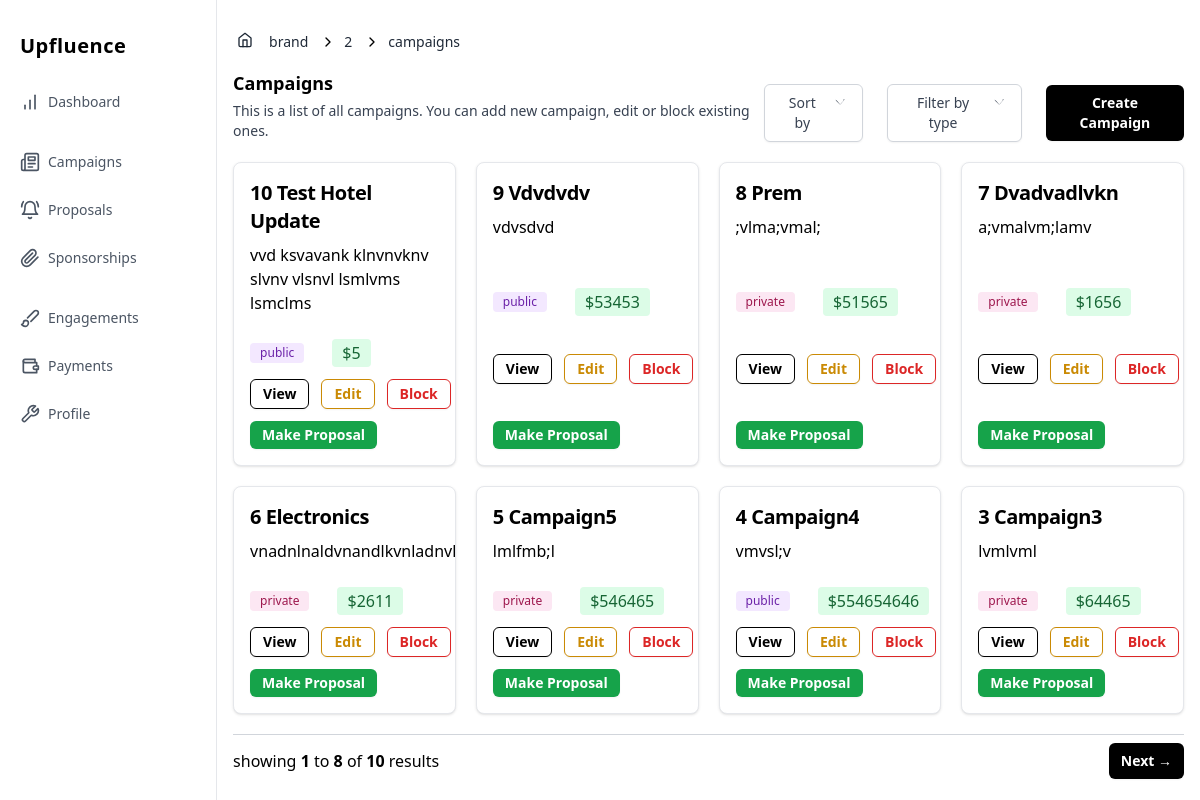
The app's page /brand/2/campaigns with its own data.
### upfluence/models.py (models this page shows, shortened)
class Campaign(db.Model):
    __tablename__ = 'campaigns'
    id = db.Column(db.Integer, primary_key=True)
    brand_id = db.Column(db.Integer, db.ForeignKey(
        'brands.id'), nullable=False)
    name = db.Column(db.String(50), unique=True, nullable=False)
    description = db.Column(db.Text, nullable=False)
    is_public = db.Column(db.Boolean, default=False)
    start_date = db.Column(db.DateTime, nullable=False, default=datetime.now)
    end_date = db.Column(db.DateTime, nullable=False)
    allocated_budget = db.Column(db.Integer, default=0, nullable=False)
    is_approved = db.Column(db.Boolean, default=False)
    is_blocked = db.Column(db.Boolean, default=False)
    created_at = db.Column(db.DateTime, default=datetime.now)
    updated_at = db.Column(
        db.DateTime, default=datetime.now, onupdate=datetime.now)
    brand = db.relationship('Brand', back_populates='campaigns', lazy=True)
    proposals = db.relationship(
        'Proposal', back_populates='campaign', lazy='dynamic')
    sponsorships = db.relationship(
        'Sponsorship', back_populates='campaign', lazy='dynamic')
    engagements = db.relationship(
        'Engagement', back_populates='campaign', lazy='dynamic')

### upfluence/brand/brand.py (the view)
@brand.route('<int:brand_id>/campaigns', methods=['GET'])
@csrf.exempt
def campaigns(brand_id):
    campaign_type = clean_arg(request.args.get('filter'))
    sort_type = clean_arg(request.args.get('sort'))
    page = request.args.get('page', default=1, type=int)
    per_page = 8
    form = CampaignForm()
    session['form'] = form.csrf_token
    brand = Brand.query.filter_by(id=brand_id).first()
    total_budget = brand.total_budget
    campaigns = None
    if campaign_type:
        if campaign_type in 'public':
            if sort_type:
                if sort_type in 'low-high':
                    campaigns = Campaign.query.filter_by(brand_id=brand_id, is_public=True).order_by(
                        Campaign.allocated_budget).paginate(page=page, per_page=per_page)
                elif sort_type in 'high-low':
                    campaigns = Campaign.query.filter_by(brand_id=brand_id, is_public=True).order_by(
                        Campaign.allocated_budget.desc()).paginate(page=page, per_page=per_page)
                elif sort_type in 'first-created':
                    campaigns = Campaign.query.filter_by(brand_id=brand_id, is_public=True).order_by(
                        Campaign.id).paginate(page=page, per_page=per_page)
            else:
                campaigns = Campaign.query.filter_by(brand_id=brand_id, is_public=True).order_by(
                    Campaign.id.desc()).paginate(page=page, per_page=per_page)
        elif campaign_type in 'private':
            if sort_type:
                if sort_type in 'low-high':
                    campaigns = Campaign.query.filter_by(brand_id=brand_id, is_public=False).order_by(
                        Campaign.allocated_budget).paginate(page=page, per_page=per_page)
                elif sort_type in 'high-low':
                    campaigns = Campaign.query.filter_by(brand_id=brand_id, is_public=False).order_by(
                        Campaign.allocated_budget.desc()).paginate(page=page, per_page=per_page)
                elif sort_type in 'first-created':
                    campaigns = Campaign.query.filter_by(brand_id=brand_id, is_public=False).order_by(
                        Campaign.id).paginate(page=page, per_page=per_page)
            else:
                campaigns = Campaign.query.filter_by(brand_id=brand_id, is_public=False).order_by(
                    Campaign.id.desc()).paginate(page=page, per_page=per_page)
    else:
        if sort_type:
            if sort_type in 'high-low':
                campaigns = Campaign.query.filter_by(brand_id=brand_id).order_by(
                    Campaign.allocated_budget.desc()).paginate(page=page, per_page=per_page)
            elif sort_type in 'low-high':
                campaigns = Campaign.query.filter_by(brand_id=brand_id).order_by(
                    Campaign.allocated_budget).paginate(page=page, per_page=per_page)
            elif sort_type in 'first-created':
                campaigns = Campaign.query.filter_by(brand_id=brand_id).order_by(
                    Campaign.id).paginate(page=page, per_page=per_page)
        else:
            campaigns = Campaign.query.filter_by(brand_id=brand_id).order_by(
                Campaign.id.desc()).paginate(page=page, per_page=per_page)
    if (page > campaigns.pages):
        abort(404)
    return render_template('brand/brand_campaigns.html', brand_id=brand_id, form=form, campaigns=campaigns, total_budget=total_budget, filter=campaign_type, sort=sort_type)

### upfluence/helpers.py (called while the page is built)
def clean_arg(arg):
    if arg:
        return arg.strip().lower()
    else:
        return None

### upfluence/templates/brand/brand_campaigns.html (shortened to what this page needs)
{% extends "brand/brand_layout.html" %}
{% block section %}
<nav class="flex px-4 mx-auto w-full max-w-7xl" aria-label="Breadcrumb">
  <ol class="inline-flex items-center space-x-1 md:space-x-3">
    <li class="inline-flex items-center">
      <a
        href="{{ url_for('brand.dashboard', brand_id=brand_id)}}"
        class="ml-1 inline-flex text-sm font-medium text-gray-800 hover:underline"
      >
        <svg
          xmlns="http://www.w3.org/2000/svg"
          width="24"
          height="24"
          viewBox="0 0 24 24"
          fill="none"
          stroke="currentColor"
          stroke-width="2"
          stroke-linecap="round"
          stroke-linejoin="round"
          class="mr-4 h-4 w-4"
        >
          <path d="m3 9 9-7 9 7v11a2 2 0 0 1-2 2H5a2 2 0 0 1-2-2z"></path>
          <polyline points="9 22 9 12 15 12 15 22"></polyline>
        </svg>
        brand
      </a>
    </li>
    {% for crumb in url_for('brand.campaigns', brand_id=brand_id).split('/')[2:]  %}
        <li>
      <div class="flex items-center">
        <svg
          xmlns="http://www.w3.org/2000/svg"
          width="24"
          height="24"
          viewBox="0 0 24 24"
          fill="none"
          stroke="currentColor"
          stroke-width="2"
          stroke-linecap="round"
          stroke-linejoin="round"
          class="h-4 w-4"
        >
          <polyline points="9 18 15 12 9 6"></polyline>
        </svg>
        <a
          href="#"
          class="ml-1 text-sm font-medium text-gray-800 hover:underline md:ml-2"
        >
          {{ crumb }}
        </a>
      </div>
    </li>
    {% endfor %}
  </ol>
</nav>
<section class="mx-auto w-full max-w-7xl px-4 py-4 ">
  <div class="flex flex-col space-y-4 md:flex-row md:items-center md:justify-between">
    <div>
      <h2 class="text-lg font-semibold">Campaigns</h2>
      <p class="mt-1 text-sm text-gray-700">
        This is a list of all campaigns. You can add new campaign, edit or
        block existing ones.
      </p>
    </div>
    <div class="flex items-center gap-6">
     <div class="relative inline-block text-left">
        <div>
            <button id="dropdownSortButton" type="button" class="inline-flex justify-center w-full rounded-md border border-gray-300 shadow-sm px-4 py-2 bg-white text-sm font-medium text-gray-700 hover:bg-gray-50 focus:outline-none focus:ring-2 focus:ring-offset-2 focus:ring-indigo-500" aria-expanded="true" aria-haspopup="true">
                Sort by
                <svg class="-mr-1 ml-2 h-5 w-5" xmlns="http://www.w3.org/2000/svg" viewBox="0 0 20 20" fill="currentColor" aria-hidden="true">
                    <path fill-rule="evenodd" d="M5.23 7.21a.75.75 0 011.06.02L10 11.69l3.71-4.46a.75.75 0 011.08-1.04l-4.25 5.12a.75.75 0 01-1.08 0L5.23 7.21a.75.75 0 01-.02-1.06z" clip-rule="evenodd" />
                </svg>
            </button>
        </div>
    </div>
     <div class="relative inline-block text-left">
        <div>
            <button id="dropdownFilterButton" type="button" class="inline-flex justify-center w-full rounded-md border border-gray-300 shadow-sm px-4 py-2 bg-white text-sm font-medium text-gray-700 hover:bg-gray-50 focus:outline-none focus:ring-2 focus:ring-offset-2 focus:ring-indigo-500" aria-expanded="true" aria-haspopup="true">
                Filter by type
                <svg class="-mr-1 ml-2 h-5 w-5" xmlns="http://www.w3.org/2000/svg" viewBox="0 0 20 20" fill="currentColor" aria-hidden="true">
                    <path fill-rule="evenodd" d="M5.23 7.21a.75.75 0 011.06.02L10 11.69l3.71-4.46a.75.75 0 011.08-1.04l-4.25 5.12a.75.75 0 01-1.08 0L5.23 7.21a.75.75 0 01-.02-1.06z" clip-rule="evenodd" />
                </svg>
            </button>
        </div>
    </div>
    <button
      type="button"
      id="add-campaign-btn"
      class="rounded-md bg-black px-3 py-2 text-sm font-semibold text-white shadow-sm hover:bg-black/80 focus-visible:outline focus-visible:outline-2 focus-visible:outline-offset-2 focus-visible:outline-black"
    >
      Create Campaign
    </button>
    </div>
  </div>
<section class="grid grid-cols-4 mt-5 gap-5">
      {% for campaign in campaigns.items %}
        <div class="w-full p-4 bg-white border border-gray-200 rounded-lg shadow hover:bg-gray-100 flex flex-col items-start justify-between gap-3 overflow-hidden text-ellipsis">
            <div class="mb-3 overflow-hidden">
              <h5 class="mb-2 text-xl font-semibold tracking-tight ">{{ campaign.id }} {{ campaign.name }}</h5>
              <p class="flex w-full text-wrap font-normal h-auto text-medium text-ellipsis">{{ campaign.description }}</p>
            </div>
            <div class="flex gap-5 items-center">
              {% if campaign.is_public %}
                <span class="max-w-content bg-purple-100 text-purple-800 text-xs font-medium me-2 px-2.5 py-0.5 rounded">public</span>
                {% else %}
                <span class="bg-pink-100 text-pink-800 text-xs font-medium me-2 px-2.5 py-0.5 rounded ">private</span>
            {% endif %}
            <span class="bg-green-100 text-green-800 text-normal font-medium me-2 px-2.5 py-0.5 rounded ">${{ campaign.allocated_budget }}</span>
            </div>
            <div class="flex space-y-2 md:flex-row md:space-x-3 md:space-y-0">
                <button
                    type="button"
                    class="rounded-md border border-black px-3 py-1 text-sm font-semibold text-black shadow-sm focus-visible:outline focus-visible:outline-2 focus-visible:outline-offset-2 focus-visible:outline-black"
                >
                            <a href="{{ url_for('brand.campaign_detail', brand_id=brand_id, campaign_id=campaign.id) }}">View</a>
                </button>
                <button
                    type="button"
                    class="rounded-md border border-yellow-600 px-3 py-1 text-sm font-semibold text-yellow-600 shadow-sm focus-visible:outline focus-visible:outline-2 focus-visible:outline-offset-2 focus-visible:outline-yellow-600"
                >
                                <a href="#">Edit</a>
                </button>
                <button
                    type="button"
                    class="rounded-md border border-red-600 px-3 py-1 text-sm font-semibold text-red-600 shadow-sm focus-visible:outline focus-visible:outline-2 focus-visible:outline-offset-2 focus-visible:outline-red-600"
                >
                                    <a href="#">Block</a>
                </button>
            </div>
            <button
                type="button"
                class="rounded-md bg-green-600 px-3 py-1 text-sm font-semibold text-white shadow-sm hover:bg-green-600/80 focus-visible:outline focus-visible:outline-2 focus-visible:outline-offset-2 focus-visible:outline-green-600"
            >
            <a href="{{ url_for('brand.search_influencer', brand_id=brand_id, campaign_id=campaign.id) }}">
                Make Proposal
            </a>
            </button>
        </div>
      {% endfor %}
</section>
{% if campaigns.total > campaigns.per_page %}
<div class="w-full border-t border-gray-300 mt-5">
  <div class="mt-2 flex items-center justify-between">
    <div>
      <p>
        showing <strong>{{ campaigns.first }}</strong> to <strong>{{ campaigns.last }}</strong> of <strong>{{ campaigns.total }}</strong>
        results
      </p>
    </div>
    <div class="space-x-2">
        {% if campaigns.next_num %}
            <button
            type="button"
            class="rounded-md bg-black px-3 py-2 text-sm font-semibold text-white shadow-sm hover:bg-black/80 focus-visible:outline focus-visible:outline-2 focus-visible:outline-offset-2 focus-visible:outline-black"
            >
                <a href="{{ url_for('brand.campaigns', brand_id=brand_id, page=campaigns.next_num, filter=campaign_type, sort=sort) }}">
                    Next →
                </a>
            </button>
        {% endif %}
    </div>
  </div>
</div>
{% endif %}
</section>
{% endblock %}

### records on screen
Campaign: id "10", name "Test Hotel Update", description "vvd ksvavank klnvnvkn…", is_public "public", allocated_budget "5"
Campaign: id "9", name "Vdvdvdv", description "vdvsdvd", is_public "public", allocated_budget "53453"
Campaign: id "8", name "Prem", description ";vlma;vmal;", is_public "private", allocated_budget "51565"
Campaign: id "7", name "Dvadvadlvkn", description "a;vmalvm;lamv", is_public "private", allocated_budget "1656"
Campaign: id "6", name "Electronics", description "vnadnlnaldvnandlkvnla…", is_public "private", allocated_budget "2611"
Campaign: id "5", name "Campaign5", description "lmlfmb;l", is_public "private", allocated_budget "546465"
Campaign: id "4", name "Campaign4", description "vmvsl;v", is_public "public", allocated_budget "55465464…"
Campaign: id "3", name "Campaign3", description "lvmlvml", is_public "private", allocated_budget "64465"

### other values on screen
{{ crumb }} "2" "campaigns"
{{ campaigns.first }} "1"
{{ campaigns.last }} "8"
{{ campaigns.total }} "10"
